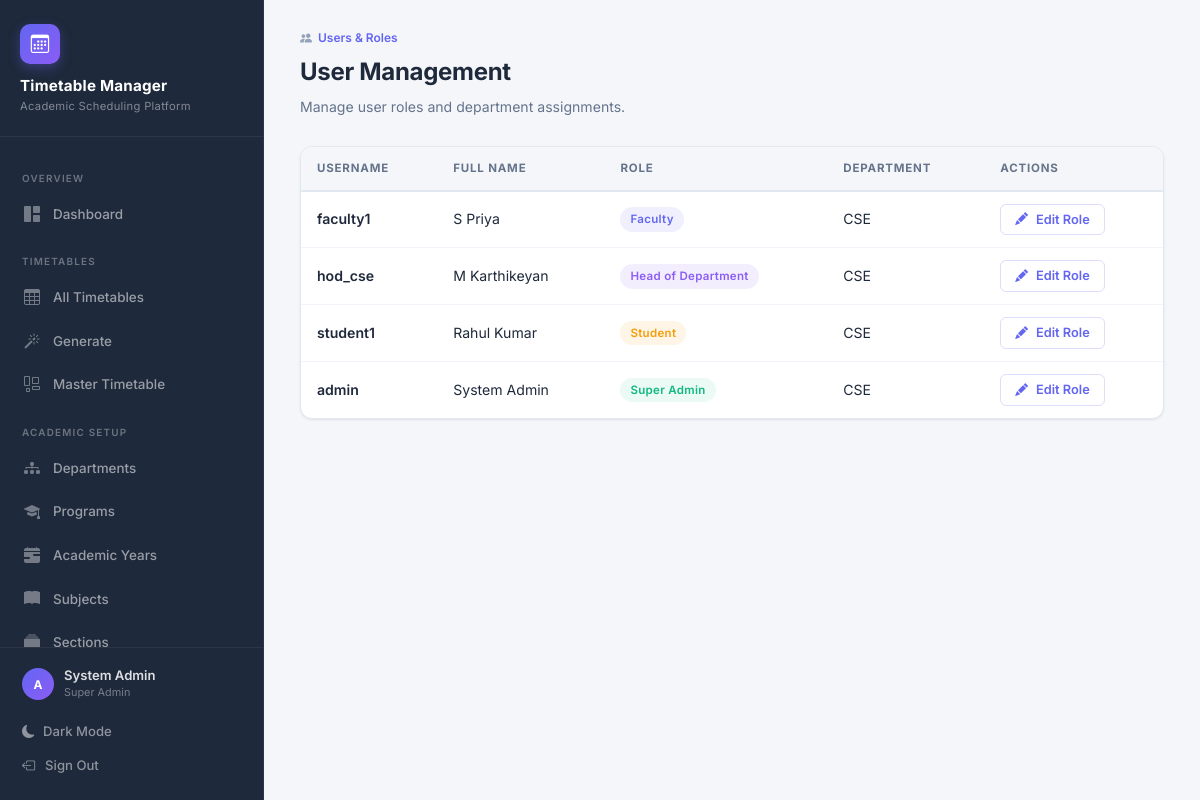
/users/ (signed in), run on the app's committed database.
### TTS/SchedulerApp/models.py (models this page shows, shortened)
class UserProfile(models.Model):
    user = models.OneToOneField(
        User, on_delete=models.CASCADE, related_name='profile',
        verbose_name='User'
    )
    role = models.CharField(
        max_length=20, choices=ROLE_CHOICES, default='STUDENT',
        verbose_name='Role'
    )
    department = models.ForeignKey(
        Department, on_delete=models.SET_NULL, null=True, blank=True,
        related_name='user_profiles', verbose_name='Department'
    )
    faculty_profile = models.OneToOneField(
        Faculty, on_delete=models.SET_NULL, null=True, blank=True,
        related_name='user_profile', verbose_name='Linked Faculty'
    )
    section = models.ForeignKey(
        Section, on_delete=models.SET_NULL, null=True, blank=True,
        related_name='student_profiles', verbose_name='Section',
        help_text='For students: their enrolled section'
    )
    class Meta:
        verbose_name = 'User Profile'
        verbose_name_plural = 'User Profiles'
    @property
    def is_super_admin(self):
        return self.role == 'SUPER_ADMIN'
    @property
    def can_manage_timetable(self):
        return self.role in ('SUPER_ADMIN', 'TIMETABLE_ADMIN', 'HOD')

class Department(models.Model):
    name = models.CharField(
        max_length=100, verbose_name='Department Name',
        help_text='Full name, e.g. Computer Science & Engineering'
    )
    code = models.CharField(
        max_length=10, unique=True, verbose_name='Department Code',
        help_text='Short code, e.g. CSE'
    )
    class Meta:
        ordering = ['name']
        verbose_name = 'Department'
        verbose_name_plural = 'Departments'

### TTS/SchedulerApp/views.py (the view)
# urls.py: path('users/', views.user_list, name='user_list'),
@login_required
@admin_required
def user_list(request):
    profiles = UserProfile.objects.select_related(
        'user', 'department'
    ).order_by('role', 'user__username')
    return render(request, 'user_list.html', {
        'profiles': profiles,
    })

### TTS/SchedulerApp/templatetags/index.py (called while the page is built)
    def render(self, context):
        path = context['request'].path
        for p in self.patterns:
            try:
                pValue = template.Variable(p).resolve(context)
                if path == pValue:
                    return 'active'
            except template.VariableDoesNotExist:
                pass
        return ''

### TTS/templates/user_list.html (shortened to what this page needs)
{% extends 'base.html' %}
{% block content %}
<div class="page-header">
  <div class="page-breadcrumb"><i class="bi bi-people-fill"></i> <span>Users & Roles</span></div>
  <h2>User Management</h2>
  <p>Manage user roles and department assignments.</p>
</div>
<div class="card" style="padding:0; overflow:hidden;">
  <div class="table-wrap">
    <table class="data-table">
      <thead><tr><th>Username</th><th>Full Name</th><th>Role</th><th>Department</th><th>Actions</th></tr></thead>
      <tbody>
        {% for p in profiles %}
        <tr>
          <td style="font-weight:600;">{{ p.user.username }}</td>
          <td>{{ p.user.get_full_name|default:"—" }}</td>
          <td>
            <span class="badge {% if p.role == 'SUPER_ADMIN' %}badge-published{% elif p.role == 'TIMETABLE_ADMIN' %}badge-info{% elif p.role == 'HOD' %}badge-elective{% elif p.role == 'FACULTY' %}badge-theory{% else %}badge-common{% endif %}">
              {{ p.get_role_display }}
            </span>
          </td>
          <td>{{ p.department.code|default:"—" }}</td>
          <td>
            <a href="{% url 'user_role_edit' p.pk %}" class="btn btn-sm btn-outline">
              <i class="bi bi-pencil-fill"></i> Edit Role
            </a>
          </td>
        </tr>
        {% empty %}
        <tr><td colspan="5"><div class="empty-state"><i class="bi bi-people"></i><h3>No User Profiles</h3><p>User profiles are created when users log in.</p></div></td></tr>
        {% endfor %}
      </tbody>
    </table>
  </div>
</div>
{% endblock %}

### TTS/templates/base.html (shortened to what this page needs)
{% load static %}
{% load index %}
{% url 'dashboard' as dashboard_url %}
{% url 'department_list' as dept_url %}
{% url 'program_list' as prog_url %}
{% url 'academic_year_list' as ay_url %}
{% url 'room_list' as room_url %}
{% url 'timeslot_list' as slot_url %}
{% url 'faculty_list' as fac_url %}
{% url 'subject_list' as subj_url %}
{% url 'section_list' as sec_url %}
{% url 'offering_list' as offer_url %}
{% url 'timetable_list' as tt_url %}
{% url 'timetable_generate' as gen_url %}
{% url 'master_timetable' as master_url %}
{% url 'user_list' as user_url %}
<!DOCTYPE html>
<html lang="en" data-theme="light">
<head>
  <link rel="stylesheet" href="https://cdn.jsdelivr.net/npm/bootstrap-icons@1.11.3/font/bootstrap-icons.min.css">
  <link rel="stylesheet" type="text/css" href="{% static 'CSS/style.css' %}">
</head>
<body>
  <aside class="sidebar" id="sidebar">
    <div class="sidebar-brand">
      <div class="brand-icon">
        <i class="bi bi-calendar3"></i>
      </div>
      <h1>Timetable Manager</h1>
      <span>Academic Scheduling Platform</span>
    </div>
    <nav class="sidebar-nav">
      <div class="nav-section-label">Overview</div>
      <a href="{{ dashboard_url }}" class="{% active request dashboard_url %}">
        <i class="bi bi-grid-1x2-fill"></i>
        Dashboard
      </a>
      {% if user.is_authenticated %}
      <div class="nav-section-label">Timetables</div>
      <a href="{{ tt_url }}" class="{% active request tt_url %}">
        <i class="bi bi-table"></i>
        All Timetables
      </a>
      {% if can_manage %}
      <a href="{{ gen_url }}" class="{% active request gen_url %}">
        <i class="bi bi-magic"></i>
        Generate
      </a>
      <a href="{{ master_url }}" class="{% active request master_url %}">
        <i class="bi bi-layout-wtf"></i>
        Master Timetable
      </a>
      {% endif %}
      <div class="nav-section-label">Academic Setup</div>
      {% if is_admin %}
      <a href="{{ dept_url }}" class="{% active request dept_url %}">
        <i class="bi bi-diagram-3-fill"></i>
        Departments
      </a>
      <a href="{{ prog_url }}" class="{% active request prog_url %}">
        <i class="bi bi-mortarboard-fill"></i>
        Programs
      </a>
      <a href="{{ ay_url }}" class="{% active request ay_url %}">
        <i class="bi bi-calendar-range-fill"></i>
        Academic Years
      </a>
      {% endif %}
      {% if can_manage %}
      <a href="{{ subj_url }}" class="{% active request subj_url %}">
        <i class="bi bi-book-fill"></i>
        Subjects
      </a>
      <a href="{{ sec_url }}" class="{% active request sec_url %}">
        <i class="bi bi-collection-fill"></i>
        Sections
      </a>
      {% endif %}
      {% endif %}
    </nav>
    <div class="sidebar-footer">
      {% if user.is_authenticated %}
      <div class="user-info">
        <div class="user-avatar">{{ user.username|make_list|first|upper }}</div>
        <div>
          <div class="user-name">{{ user.get_full_name|default:user.username }}</div>
          <div class="user-role">{{ user_role_display }}</div>
        </div>
      </div>
      <button class="theme-toggle" id="themeToggle">
        <i class="bi bi-moon-fill"></i>
        <span>Dark Mode</span>
      </button>
      <a href="{% url 'logout' %}">
        <i class="bi bi-box-arrow-left"></i>
        Sign Out
      </a>
      {% endif %}
    </div>
  </aside>
  <main class="main-content">
    {% block content %}
    {% endblock %}
  </main>
</body>
</html>

### data on the page
UserProfile: user.username "faculty1", user.get_full_name "S Priya", role "Faculty", department.code "CSE"
UserProfile: user.username "hod_cse", user.get_full_name "M Karthikeyan", role "Head of Department", department.code "CSE"
UserProfile: user.username "student1", user.get_full_name "Rahul Kumar", role "Student", department.code "CSE"
UserProfile: user.username "admin", user.get_full_name "System Admin", role "Super Admin", department.code "CSE"

### other printed values
{{ user.username|make_list|first|upper }} "A"
{{ user.get_full_name|default:user.username }} "System Admin"
{{ user_role_display }} "Super Admin"
